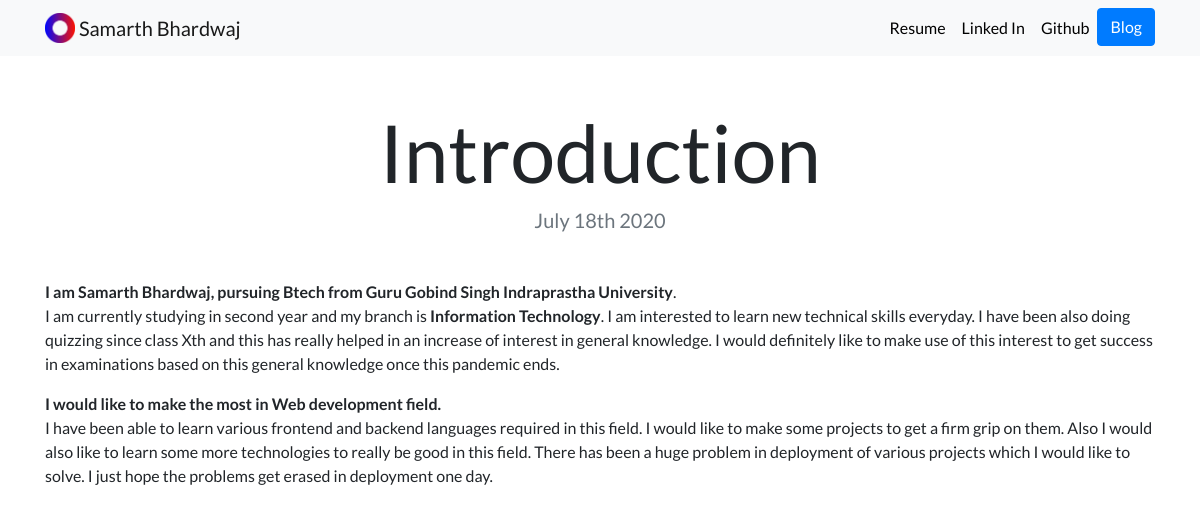
Page /blog/1/ on the committed database.
### blog/models.py (models this page shows, shortened)
class Blog(models.Model):
    title = models.CharField(max_length=200)
    description = models.TextField()
    date = models.DateField()

### blog/views.py (the view)
# urls.py: path('<int:blog_id>/', views.detail, name='detail'),
def detail(request, blog_id):
    blog = get_object_or_404(Blog, pk=blog_id)
    return render(request, 'blog/detail.html', {'blog':blog})

### blog/templates/blog/detail.html
{% extends 'portfolio/base.html' %}
{% load static %}
{% block content %}
<h1 class="text-center mt-5" id="blogdetailtitle">{{ blog.title }}</h1>
<h5 class="text-center text-muted mb-5">{{ blog.date|date:'F jS Y' }}</h5>
{{ blog.description|safe }}
{% endblock %}

### portfolio/static/portfolio/custom.css (style rules this page uses)
body { font-family: 'Lato', sans-serif; }
@media (min-width: 992px) { #blogdetailtitle { font-size: 5rem; } }

### rows in the picture
Blog: title "Introduction", date "July 18th 2020", description "I am Samarth Bhardwaj, pursuing Btech from Guru Gobind Singh Indraprastha University . I am currently studying in second year and my branch is Information Technology . I am interested to learn new technical skills everyday. I have been also doing quizzing since class Xth and this has really helped in an increase of interest in general knowledge. I would definitely like to make use of this interest to get success in examinations based on this general knowledge once this pandemic ends. I would like to make the most in Web development field. I have been able to learn various frontend and backend languages required in this field. I would like to make some projects to get a firm grip on them.…"
